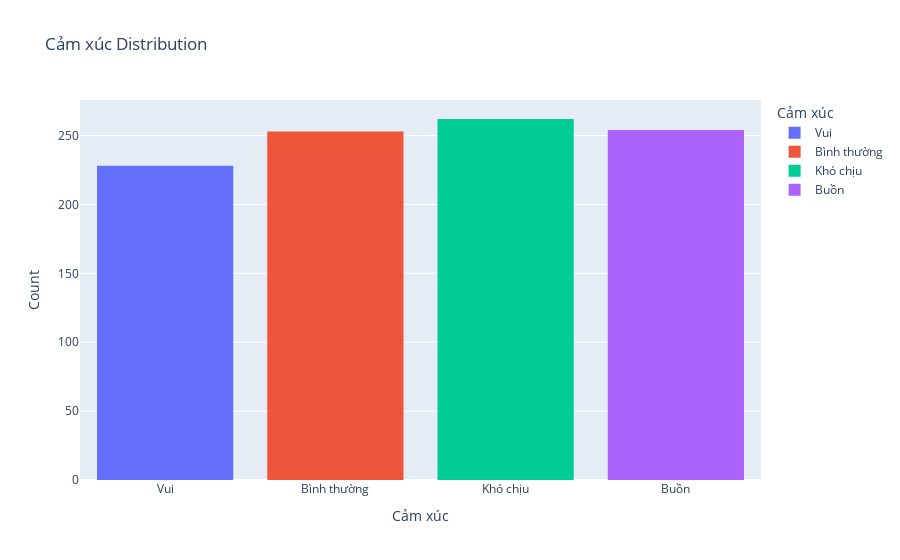

The notebook cell saved with this chart:
### Code cell
fig = px.histogram(data, x='Cảm xúc', color='Cảm xúc', title='Cảm xúc Distribution')
fig.update_layout(xaxis_title='Cảm xúc', yaxis_title='Count')
fig.show()

### Figure 1 — Plotly figure (JSON) as saved in the notebook; plotly's stock layout.template omitted (floating-point values rounded to 4 significant figures; data arrays with more than 128 entries replaced by an {"elided": "..."} marker saying what was removed)
{"data": [{"alignmentgroup": "True", "bingroup": "x", "hovertemplate": "Cảm xúc=%{x}<br>count=%{y}<extra></extra>", "legendgroup": "Vui", "marker": {"color": "#636efa", "pattern": {"shape": ""}}, "name": "Vui", "offsetgroup": "Vui", "orientation": "v", "showlegend": true, "type": "histogram", "x": {"elided": "228 str values"}, "xaxis": "x", "yaxis": "y"}, {"alignmentgroup": "True", "bingroup": "x", "hovertemplate": "Cảm xúc=%{x}<br>count=%{y}<extra></extra>", "legendgroup": "Bình thường", "marker": {"color": "#EF553B", "pattern": {"shape": ""}}, "name": "Bình thường", "offsetgroup": "Bình thường", "orientation": "v", "showlegend": true, "type": "histogram", "x": {"elided": "253 str values"}, "xaxis": "x", "yaxis": "y"}, {"alignmentgroup": "True", "bingroup": "x", "hovertemplate": "Cảm xúc=%{x}<br>count=%{y}<extra></extra>", "legendgroup": "Khó chịu", "marker": {"color": "#00cc96", "pattern": {"shape": ""}}, "name": "Khó chịu", "offsetgroup": "Khó chịu", "orientation": "v", "showlegend": true, "type": "histogram", "x": {"elided": "262 str values"}, "xaxis": "x", "yaxis": "y"}, {"alignmentgroup": "True", "bingroup": "x", "hovertemplate": "Cảm xúc=%{x}<br>count=%{y}<extra></extra>", "legendgroup": "Buồn", "marker": {"color": "#ab63fa", "pattern": {"shape": ""}}, "name": "Buồn", "offsetgroup": "Buồn", "orientation": "v", "showlegend": true, "type": "histogram", "x": {"elided": "254 str values"}, "xaxis": "x", "yaxis": "y"}], "layout": {"barmode": "relative", "legend": {"title": {"text": "Cảm xúc"}, "tracegroupgap": 0}, "title": {"text": "Cảm xúc Distribution"}, "xaxis": {"anchor": "y", "categoryarray": ["Vui", "Bình thường", "Khó chịu", "Buồn"], "categoryorder": "array", "domain": [0, 1], "title": {"text": "Cảm xúc"}}, "yaxis": {"anchor": "x", "domain": [0, 1], "title": {"text": "Count"}}}}
